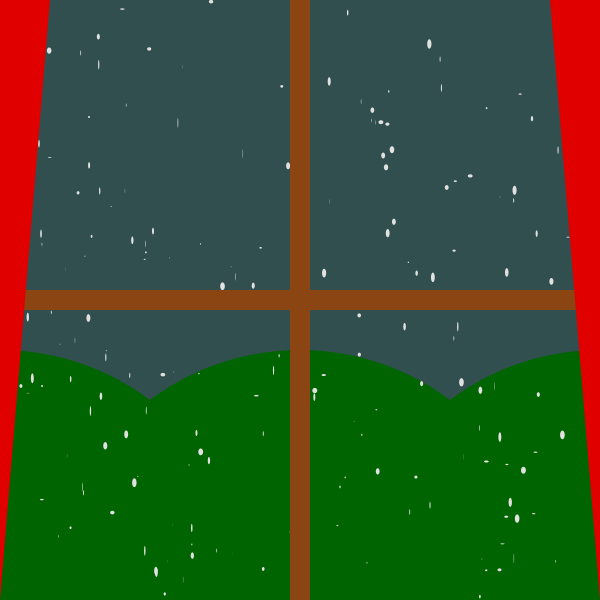
Frame 1 (no input)
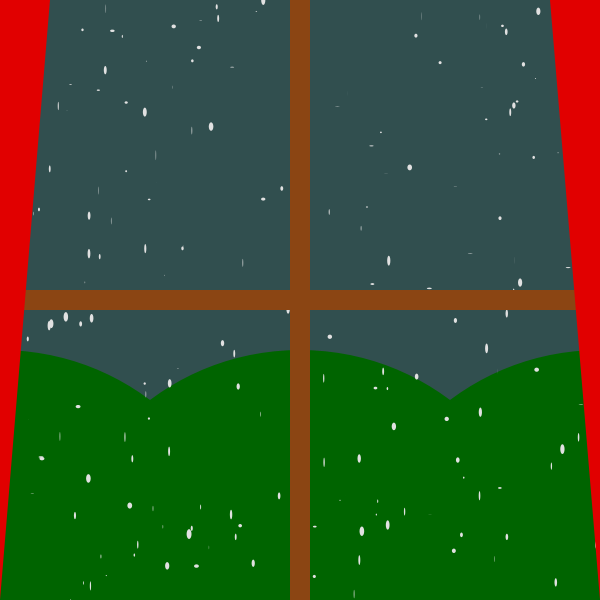
Frame 60 (the mouse pressed at the canvas centre just before this capture)
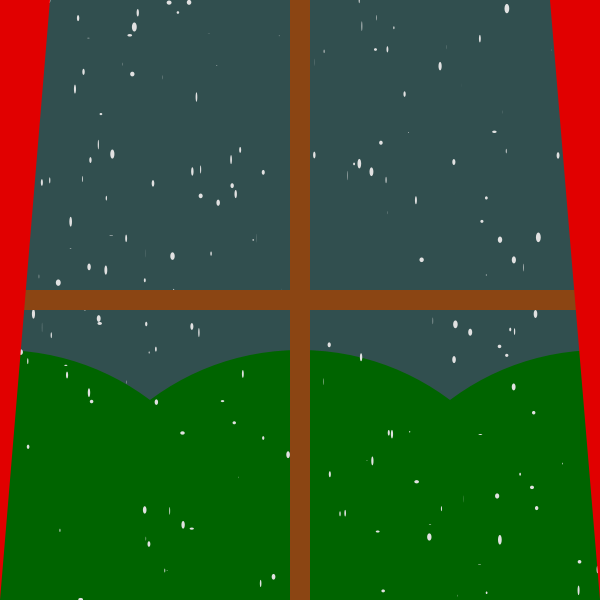
Frame 120 (the mouse held since frame 60 and released just before this capture)

The Processing sketch that drew these frames (run headless with seeded random() and noise(); from frame 60 on, the mouse is pressed at the canvas centre):

// Processing sketch: processing_73471
// ── processing_73471.pde

Raindrop[] raindrops = new Raindrop[200];

void setup(){
  size(600,600);
  background(49,79,79);
  noStroke();
  smooth();
  
  for(int i = 0; i<raindrops.length; i++){
    raindrops[i] = new Raindrop(random(5));
  } 
}

void draw(){ 
  background(49,79,79);
  
  fill(0,100,0);
  ellipse(0,600,500,500);
  ellipse(600,600,500,500);
  ellipse(300,600,500,500);
  
  for(int i = 0; i<raindrops.length; i++){
    raindrops[i].raining();
  }
  
  fill(139,69,19);
  rect(((width/2)-10),0,20,600);
  rect(0,((height/2)-10),600,20);
  
  fill(225,0,0);
  triangle(0,0,0,height,50,0);
  triangle(550,0,width,0,width,height);
} 

class Raindrop{
  float x = 0;
  float y = 0;
  float m = 0;
  
  public Raindrop(float m){
    this.x=random(width);
    this.y=random(height);
    this.m=m;
  }
  
  public void raining(){
    fill(225);
    ellipse(x,y,random(5),random(10));
    
    
    if(y<height){
      y+=m;
    }else{
      y=0;
    }
  }  
}
